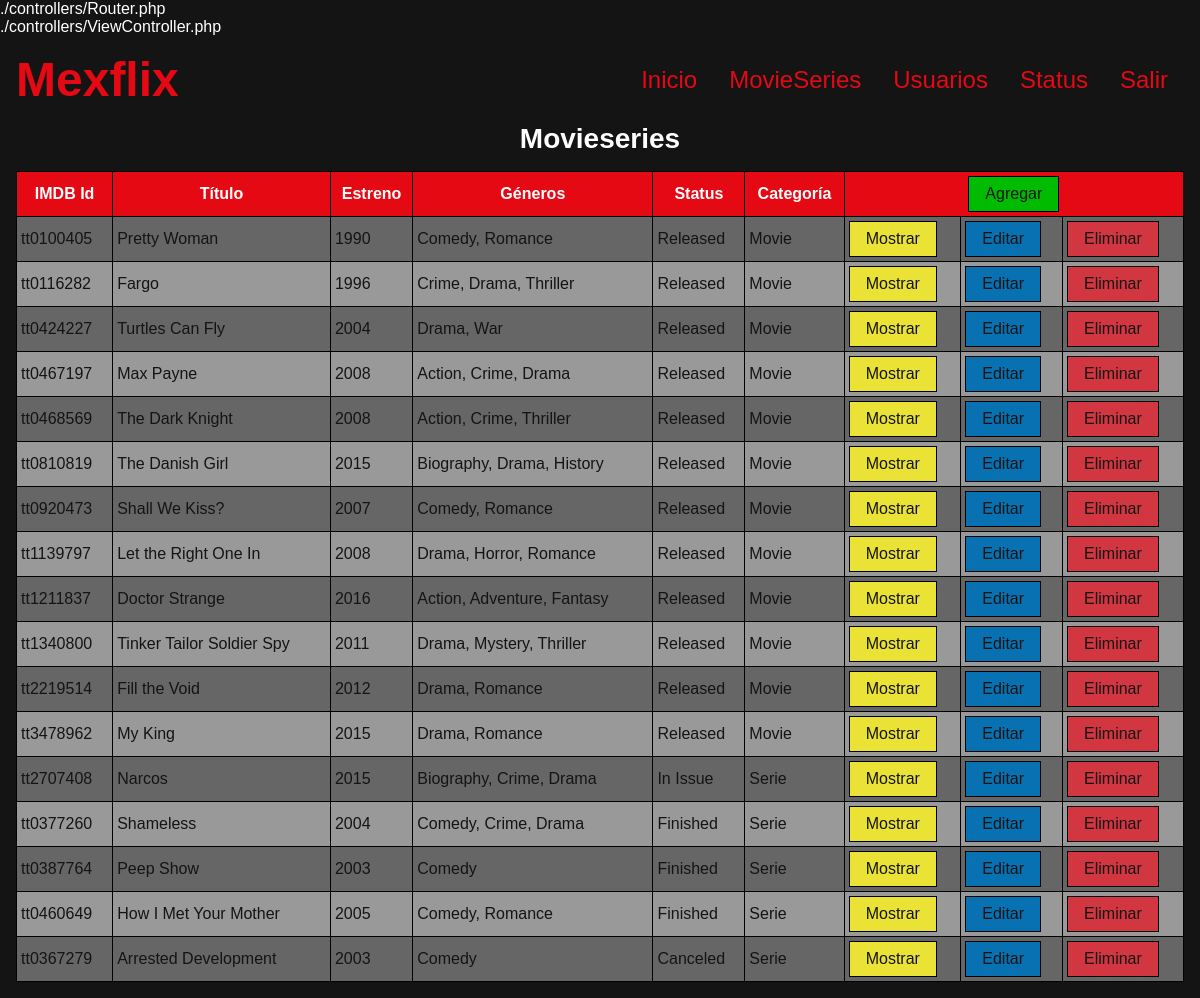
Page /movieseries (signed in) on the committed database.
### tables this page shows
CREATE TABLE movieseries(
    imdb_id CHAR(9) PRIMARY KEY,
    title VARCHAR(80) NOT NULL,
    plot TEXT,
    author VARCHAR(100) DEFAULT 'Pending',
    actors VARCHAR(100) DEFAULT 'Pending',
    country VARCHAR(30) DEFAULT 'Unknown',
    premiere YEAR(4) NOT NULL,
    poster VARCHAR(150) DEFAULT 'no-poster.jpg',
    trailer VARCHAR(150) DEFAULT 'no-trailer.jpg',
    rating DECIMAL(2,1),
    genres VARCHAR(50) NOT NULL,
    status INTEGER UNSIGNED NOT NULL,  
    category ENUM('Movie', 'Serie') NOT NULL,
    FULLTEXT KEY search(title, author, actors, genres),  
    FOREIGN KEY (status) REFERENCES status(status_id) ON DELETE RESTRICT ON UPDATE CASCADE
);

CREATE TABLE status(
    status_id INTEGER UNSIGNED PRIMARY KEY AUTO_INCREMENT,
    status VARCHAR(20) NOT NULL
);

### index.php (called while the page is built, shortened)
<?php
require_once('controllers/Autoload.php');
$route = isset($_GET['r']) ? $_GET['r'] : 'home';
$mexflix = new Router($route);

### controllers/ViewController.php (called while the page is built)
<?php
 class ViewController {
   private static $view_path = './views/';
   public function load_view($view){
        require_once(self::$view_path . 'header.php');
        require_once(self::$view_path . $view . '.php');
        require_once(self::$view_path . 'footer.php');
   }
 }

### controllers/MovieSeriesController.php (called while the page is built, shortened)
<?php
class MovieSeriesController {
  private $model;
  public function __construct(){
        $this->model = new MovieSeriesModel();
  }
  public function get( $ms= '' ){
    return $this->model->get($ms);
  }
}

### models/Model.php (called while the page is built, shortened)
<?php
abstract class Model {
  private static $db_host     = 'localhost';
  private static $db_user     = 'henry';
  private static $db_pass     = '';
  private static $db_name     = 'mexflix';
  private static $db_charset  = 'utf8';
  private $conn;
  protected $query;
  protected $rows = array();
  private function db_open(){
      $this->conn = new mysqli(
          self::$db_host,
          self::$db_user,
          self::$db_pass,
          self::$db_name
        );
      $this->conn->set_charset(self::$db_charset);
  }
  protected function get_query(){
      $result = $this->conn->query($this->query);
      while( $this->rows[] = $result->fetch_assoc() );
    return array_pop($this->rows);
  }
}

### models/MovieSeriesModel.php (called while the page is built, shortened)
<?php
class MovieSeriesModel extends Model {
    public function get( $ms= '' ){
      $this->query = ($ms != '')
            ? "SELECT ms.imdb_id, ms.title, ms.plot, ms.author, ms.actors, ms.country, ms.premiere, ms.poster, ms.trailer, ms.rating, ms.genres, ms.category, s.status FROM movieseries AS ms INNER JOIN status AS s ON ms.status = s.status_id WHERE ms.imdb_id = '$ms'"
            : "SELECT ms.imdb_id, ms.title, ms.plot, ms.author, ms.actors, ms.country, ms.premiere, ms.poster, ms.trailer, ms.rating, ms.genres, ms.category, s.status FROM movieseries AS ms INNER JOIN status AS s ON ms.status = s.status_id";
      $this->get_query();
      $data = array();
      foreach($this->rows as $key => $value) {
        $data[$key] = $value;
      }
      return $data;
    }
}

### views/movieseries.php (the view)
<?php
print('<h2>Movieseries</h2>');
$ms_controller = new MovieSeriesController();
$movieseries = $ms_controller->get();
if(empty($movieseries)) {
  print('
    <div class="container">
        <p class="item  error">No hay Movieseries</p>
    </div>
  ');
} else {
  $template_ms = '
    <div class="item">
        <table>
          <tr>
            <th>IMDB Id</th>
            <th>Título</th>
            <th>Estreno</th>
            <th>Géneros</th>
            <th>Status</th>
            <th>Categoría</th>
            <th colspan="3">
              <form method="POST">
                  <input type="hidden" name="r" value="movieserie-add">
                  <input class="button add" type="submit" value="Agregar">
              </form>
            </th>
          </tr>';
      for ($n= 0; $n < count($movieseries); $n++) {
        $template_ms .=
        '<tr>
          <td>'. $movieseries[$n]['imdb_id'] .'</td>
          <td>'. $movieseries[$n]['title'] .'</td>
          <td>'. $movieseries[$n]['premiere'] .'</td>
          <td>'. $movieseries[$n]['genres'] .'</td>
          <td>'. $movieseries[$n]['status'] .'</td>
          <td>'. $movieseries[$n]['category'] .'</td>
          <td>
            <form method="POST">
                <input type="hidden" name="r" value="movieserie-show">
                <input type="hidden" name="imdb_id" value="'. $movieseries[$n]['imdb_id'] .'">
                <input class="button show" type="submit" value="Mostrar">
            </form>
          <td>
            <form method="POST">
                <input type="hidden" name="r" value="movieserie-edit">
                <input type="hidden" name="imdb_id" value="'. $movieseries[$n]['imdb_id'] .'">
                <input class="button edit" type="submit" value="Editar">
            </form>
          </td>
          <td>
            <form method="POST">
                <input type="hidden" name="r" value="movieserie-delete">
                <input type="hidden" name="imdb_id" value="'. $movieseries[$n]['imdb_id'] .'">
                <input class="button delete" type="submit" value="Eliminar">
            </form>
          </td>
        </tr>';
      }
    $template_ms .= '
        </table>
    </div>
  ';
  print($template_ms);
}

### controllers/Autoload.php (shortened to what this page needs)
<?php
class AutoLoad {
  public function __construct(){
      spl_autoload_register(function($class_name){
      $models_path      = './models/' . $class_name . '.php';
      $controllers_path = './controllers/' . $class_name . '.php';
      if(file_exists($controllers_path)) echo "<p>$controllers_path</p>";
    });
  }
}

### controllers/Router.php (shortened to what this page needs)
<?php
class Router {
  public function __construct($route){
    if($_SESSION['ok']) {
      $this->route = isset($_GET['r']) ? $_GET['r'] : 'home';
      $controller = new ViewController();
      switch ($this->route) {
        case 'movieseries':
          if( !isset( $_POST['r']) ) {
              $controller->load_view('movieseries');
          } else if( $_POST['r'] == 'movieserie-add' ) {
              $controller->load_view('movieserie-add');
          } else if( $_POST['r'] == 'movieserie-edit') {
              $controller->load_view('movieserie-edit');
          } else if( $_POST['r'] == 'movieserie-delete' ) {
              $controller->load_view('movieserie-delete');
          } else if( $_POST['r'] == 'movieserie-show' ) {
              $controller->load_view('movieserie-show');
          }
          break;
      }
    }
  }
}

### views/header.php
<?php
print('
  <!DOCTYPE html>
  <html lang="es">
  <head>
    <meta charset="UTF-8">
    <meta name="viewport" content="width=device-width, initial-scale=1.0">
    <meta http-equiv="X-UA-Compatible" content="ie=edge">
    <title>Mexflix</title>
    <meta name="description" content="Bienvenidos a Mexflix: sus películas y series favoritas">
    <link rel="shortcut icon" type="image/png" href="./public/img/favicon.png">
    <link rel="stylesheet" href="./public/css/responsimple.min.css">
    <link rel="stylesheet" href="./public/css/mexflix.css">
  </head>
  <body>
    <header class="container  center  header">
        <div class="item  i-b  v-middle  ph12  lg2  lg-left">
            <h1 class="logo">Mexflix</h1>
        </div>
');
if($_SESSION['ok']) {
  print('
        <nav class="item  i-b  v-middle  ph12  lg10  menu lg-right">
            <ul class="container">
              <li class="nobullet  item  inline"><a href="./">Inicio</a></li>
              <li class="nobullet  item  inline"><a href="movieseries">MovieSeries</a></li>
              <li class="nobullet  item  inline"><a href="users">Usuarios</a></li>
              <li class="nobullet  item  inline"><a href="status">Status</a></li>
              <li class="nobullet  item  inline"><a href="salir">Salir</a></li>
            </ul>
        </nav>
  ');
}
print('
    </header>
    <main class="container  center  main">
');

### views/footer.php
<?php print('
      </main>
      <script src="./public/js/mexflix.js"></script>
  </body>
  </html>
');

### public/css/mexflix.css (style rules this page uses)
html { background-color: #141414; color: #fff; }
input, textarea, select { color: #141414; }
table { width: 100%; color: #141414; }
table th { padding: .25rem; background-color: #e50914; }
table td { padding: .25rem; }
table tr:first-child { background-color: #e50914; color: #fff; }
table tr:nth-child(even) { background-color: #666; }
table tr:nth-child(odd) { background-color: #999; }
.logo { font-size: 3rem; color: #e50914; }
.menu a { font-size: 1.5rem; text-decoration: none; color: #e50914; }
.button { padding: .5rem 1rem; background-color: #e50914; }
.add { background-color: #0B0; }
.edit { background-color: #0871b2; }
.show { background-color: #eae234; }
.delete { background-color: #d23641; }

### rows in the picture
movieseries: imdb_id "tt0100405", title "Pretty Woman", premiere "1990", genres "Comedy, Romance", status.status "Released", category "Movie"
movieseries: imdb_id "tt0116282", title "Fargo", premiere "1996", genres "Crime, Drama, Thriller", status.status "Released", category "Movie"
movieseries: imdb_id "tt0424227", title "Turtles Can Fly", premiere "2004", genres "Drama, War", status.status "Released", category "Movie"
movieseries: imdb_id "tt0467197", title "Max Payne", premiere "2008", genres "Action, Crime, Drama", status.status "Released", category "Movie"
movieseries: imdb_id "tt0468569", title "The Dark Knight", premiere "2008", genres "Action, Crime, Thriller", status.status "Released", category "Movie"
movieseries: imdb_id "tt0810819", title "The Danish Girl", premiere "2015", genres "Biography, Drama, History", status.status "Released", category "Movie"
movieseries: imdb_id "tt0920473", title "Shall We Kiss?", premiere "2007", genres "Comedy, Romance", status.status "Released", category "Movie"
movieseries: imdb_id "tt1139797", title "Let the Right One In", premiere "2008", genres "Drama, Horror, Romance", status.status "Released", category "Movie"
movieseries: imdb_id "tt1211837", title "Doctor Strange", premiere "2016", genres "Action, Adventure, Fantasy", status.status "Released", category "Movie"
movieseries: imdb_id "tt1340800", title "Tinker Tailor Soldier Spy", premiere "2011", genres "Drama, Mystery, Thriller", status.status "Released", category "Movie"
movieseries: imdb_id "tt2219514", title "Fill the Void", premiere "2012", genres "Drama, Romance", status.status "Released", category "Movie"
movieseries: imdb_id "tt3478962", title "My King", premiere "2015", genres "Drama, Romance", status.status "Released", category "Movie"
movieseries: imdb_id "tt2707408", title "Narcos", premiere "2015", genres "Biography, Crime, Drama", status.status "In Issue", category "Serie"
movieseries: imdb_id "tt0377260", title "Shameless", premiere "2004", genres "Comedy, Crime, Drama", status.status "Finished", category "Serie"
movieseries: imdb_id "tt0387764", title "Peep Show", premiere "2003", genres "Comedy", status.status "Finished", category "Serie"
movieseries: imdb_id "tt0460649", title "How I Met Your Mother", premiere "2005", genres "Comedy, Romance", status.status "Finished", category "Serie"
movieseries: imdb_id "tt0367279", title "Arrested Development", premiere "2003", genres "Comedy", status.status "Canceled", category "Serie"

### other values in the picture
$controllers_path "./controllers/Router.php ./controllers/ViewController.php"
